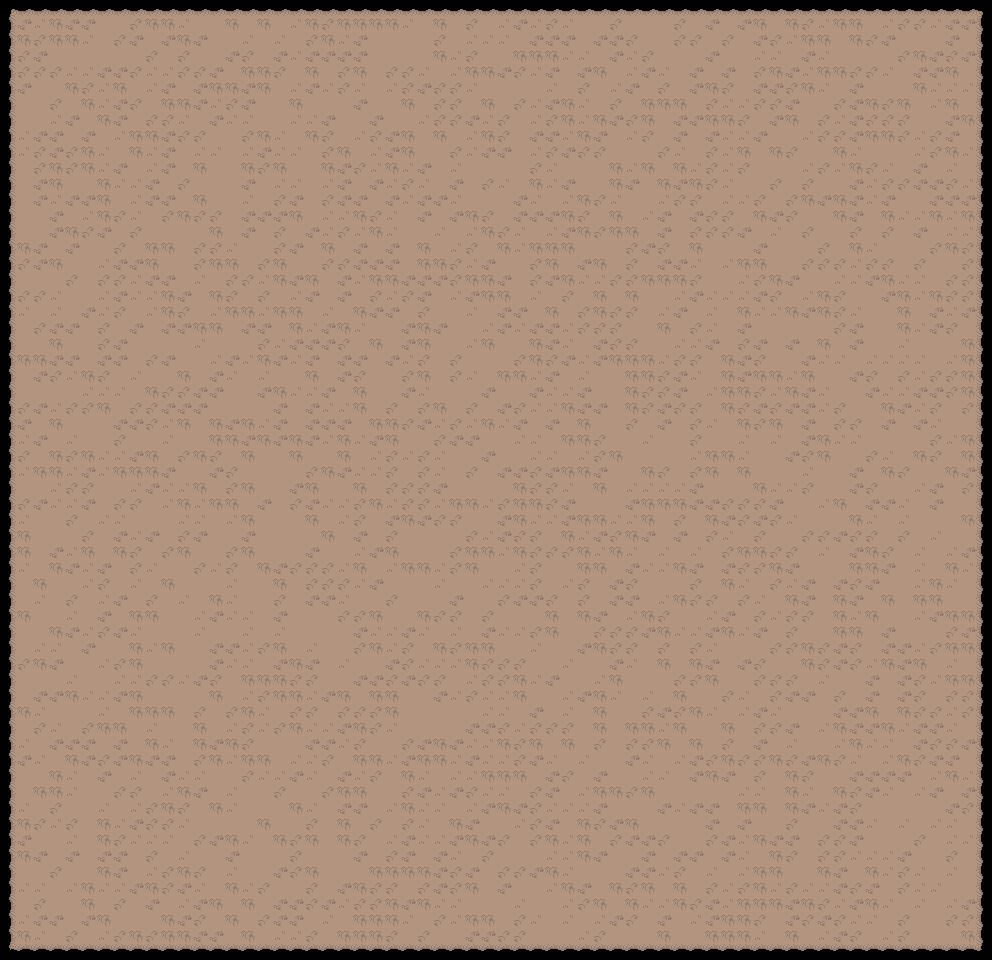

Below is a game level as drawn by its tile map, then a one-line description and the .tmx that defines it (tile-layer data replaced by summaries):
An orthogonal 62x60 tile map with 16x16 px tiles, 2 tile layers (border, backgroundd) and 12 objects.

<map version="1.9" tiledversion="1.9.2" orientation="orthogonal" renderorder="right-down" width="62" height="60" tilewidth="16" tileheight="16" infinite="0" nextlayerid="9" nextobjectid="2521">
 <editorsettings>
  <export target="../../../../../Documents/videogame/Survivor/assets/maps/demo..tmx" format="tmx" />
 </editorsettings>
 <tileset firstgid="1" name="map" tilewidth="16" tileheight="16" spacing="4" margin="2" tilecount="77" columns="11">
  <image source="images/map_3.png" width="220" height="140" />
  <tile id="1">
   <objectgroup draworder="index" id="2">
    <object id="1" x="0" y="3.98586" width="16" height="12.0141" />
   </objectgroup>
  </tile>
  <tile id="11">
   <objectgroup draworder="index" id="2">
    <object id="1" x="4" y="0" width="12" height="16" />
   </objectgroup>
  </tile>
  <tile id="13">
   <objectgroup draworder="index" id="2">
    <object id="1" x="0" y="0" width="9.99678" height="16" />
   </objectgroup>
  </tile>
  <tile id="16">
   <objectgroup draworder="index" id="2">
    <object id="1" x="0" y="0" width="16" height="10.0066" />
    <object id="2" x="0" y="10.0174" width="10.0012" height="5.98264" />
   </objectgroup>
  </tile>
  <tile id="17">
   <objectgroup draworder="index" id="2">
    <object id="1" x="0" y="0" width="16" height="9.97778" />
    <object id="2" x="4" y="10.0222" width="12" height="5.97778" />
   </objectgroup>
  </tile>
  <tile id="23">
   <objectgroup draworder="index" id="2">
    <object id="1" x="0" y="0" width="16" height="10" />
   </objectgroup>
  </tile>
  <tile id="27">
   <objectgroup draworder="index" id="2">
    <object id="1" x="0" y="3.99011" width="16" height="12.0099" />
    <object id="2" x="0" y="0" width="10" height="3.97873" />
   </objectgroup>
  </tile>
  <tile id="28">
   <objectgroup draworder="index" id="2">
    <object id="1" x="4" y="0" width="12" height="16" />
    <object id="2" x="0" y="4" width="4.00122" height="12" />
   </objectgroup>
  </tile>
  <tile id="56" probability="0.5" />
  <tile id="57" probability="0.5" />
  <tile id="58" probability="0.5" />
  <tile id="59" probability="0.5" />
 </tileset>
 <layer id="7" name="border" width="62" height="60">
  <data>[3720 cells, 240 non-empty, 8 distinct tile ids]</data>
 </layer>
 <layer id="8" name="backgroundd" width="62" height="60">
  <data>[3720 cells, 3480 non-empty, 5 distinct tile ids]</data>
 </layer>
 <objectgroup id="4" name="entities" offsetx="0" offsety="16" />
</map>
